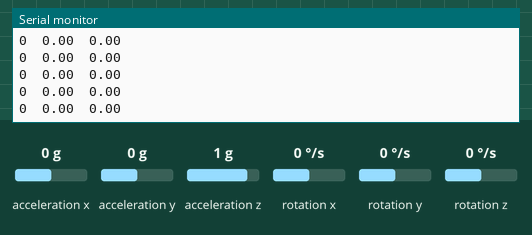
Simulated run of this sketch. Board: Arduino Uno, built with avr-gcc and run on an emulated ATmega328P. Parts: the last lines printed to the serial monitor. The inputs (shaded band) are chosen by the test bench; at power-on: acceleration y 0 g, acceleration x 0 g, acceleration z 1 g, rotation x 0 °/s, rotation y 0 °/s, rotation z 0 °/s.

Above: at 1.2 s.
1.3 s: acceleration y set to -1.4 g
At 1.78 s:
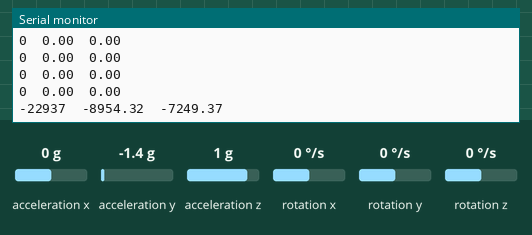
2.8 s: acceleration y set to -0.8 g
At 2.99 s:
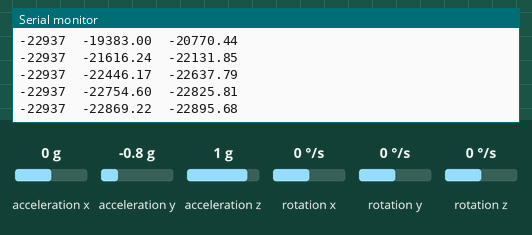
4.3 s: acceleration y set to 0 g
At 4.41 s:
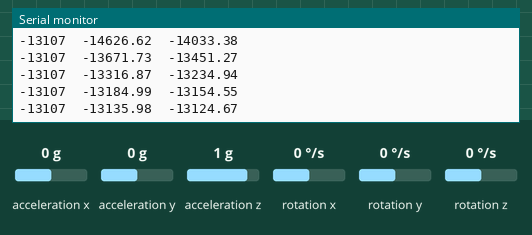
Timing chart, 0 to 7.3 s (numbered marks = the images above; inputs shaded):
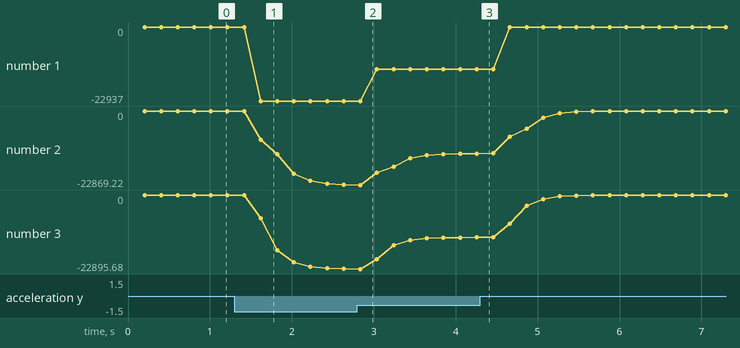

Measured:
- after the input at 1.3 s, the serial monitor: prints a new line after 0.32 s (image 1)
- plotted number 1: 0 → -22937 after the input at 1.3 s, -22937 → -13107 after the input at 2.8 s
- plotted number 2: 0 → -22754.6 after the input at 1.3 s, -22754.6 → -13135.98 after the input at 2.8 s
- plotted number 3: 0 → -22825.81 after the input at 1.3 s, -22825.81 → -13124.67 after the input at 2.8 s

The sketch:

filter_test.ino
```cpp
/*
  The sensor outputs provided by the library are the raw
  16-bit values obtained by concatenating the 8-bit high and
  low accelerometer and gyro data registers. They can be
  converted to units of g and dps (degrees per second) using
  the conversion factors specified in the datasheet for your
  particular device and full scale setting (gain).

  Example: An LSM6DS33 gives an accelerometer Z axis reading
  of 16276 with its default full scale setting of +/- 2 g. The
  LA_So specification in the LSM6DS33 datasheet (page 15)
  states a conversion factor of 0.061 mg/LSB (least
  significant bit) at this FS setting, so the raw reading of
  16276 corresponds to 16276 * 0.061 = 992.8 mg = 0.9928 g.
*/

#include <Wire.h>
#include <LSM6.h>

LSM6 imu;

char report[80];
double kaldist;
double filtered_val;
double old_kaldist;


void setup()
{
  Serial.begin(9600);
  Wire.begin();

  if (!imu.init())
  {
    Serial.println("Failed to detect and initialize IMU!");
    while (1);
  }
  imu.enableDefault();
}

void loop()
{
  imu.read();

  //  snprintf(report, sizeof(report), "A: %6d %6d %6d    G: %6d %6d %6d",
  //    imu.a.x, imu.a.y, imu.a.z,
  //    imu.g.x, imu.g.y, imu.g.z);

  kaldist = imu.a.y;
  int filtered_val = expo_filter(old_kaldist, kaldist);
  double kaldist_kalman = kalman(kaldist);
  double kaldist_kalman_comb = kalman(filtered_val);
  delay(200);
Serial.print(imu.a.y);
Serial.print("  ");
//Serial.print(filtered_val);
//Serial.print("  ");
Serial.print(kaldist_kalman);
Serial.print("  ");
Serial.println(kaldist_kalman_comb);
  old_kaldist = kaldist;
}

double expo_filter(double old_dist, double curr_dist) {
  double old_proportion = 0.8, curr_proportion = 0.2;

  return (old_proportion * old_kaldist) + (curr_proportion * curr_dist);

}


double kalman(double U) {
  static const double R = 40;
  static const double H = 1.00;
  static double Q = 10;
  static double P = 0;
  static double U_hat = 0;
  static double K = 0;
  K = P * H / (H * P * H + R);
  U_hat += + K * (U - H * U_hat);
  P = (1 - K * H) * P + Q;
  return U_hat;
}
```
